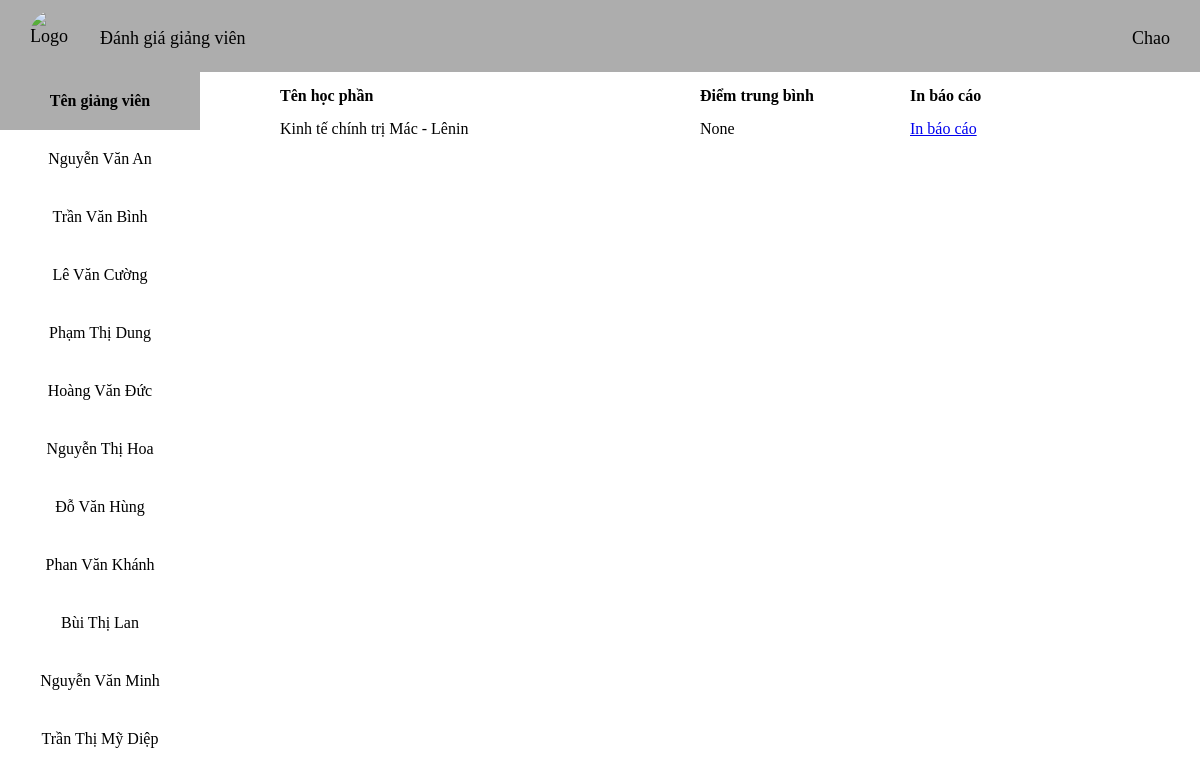
Screenshot of /giang_vien/giang_vien/Lê Văn Cường with the database file from the repository.
### tables this page shows
CREATE TABLE "HocPhan" (
	"ma_hoc_phan"	TEXT,
	"ten_hoc_phan"	TEXT,
	"ma_giang_vien"	TEXT,
	"ten_giang_vien"	TEXT,
	PRIMARY KEY("ma_hoc_phan")
);

CREATE TABLE DiemTrungBinh (
    id INTEGER PRIMARY KEY AUTOINCREMENT,
    ten_giang_vien TEXT,
    ma_hoc_phan TEXT,
    diem_cau_1 REAL,
    diem_cau_2 REAL,
    diem_cau_3 REAL,
    diem_cau_4 REAL,
    diem_cau_5 REAL,
    diem_trung_binh REAL, ten_hoc_phan TEXT,
    FOREIGN KEY(ma_hoc_phan) REFERENCES HocPhan(ma_hoc_phan)
);

### Đánh giá giảng viên/giangvien1/views.py (the view)
@gv_bp.route('/giang_vien/<string:ten_giang_vien>')
def chitiet(ten_giang_vien):
       conn = sqlite3.connect(data)
       conn.row_factory = sqlite3.Row
       cur = conn.cursor()
       cur.execute("SELECT DISTINCT ten_giang_vien FROM HocPhan")
       gv1 = cur.fetchall()
       cur.execute("SELECT * FROM DiemTrungBinh WHERE ten_giang_vien = ?",(ten_giang_vien,))
       gv = cur.fetchall()
       return render_template("diem_gv.html", dataa = gv, data = gv1)

### Đánh giá giảng viên/Templates/diem_gv.html
{% extends "giang_vien1.html" %}
{% block content2 %}
<div class="row header">
    <div>Tên học phần</div>
    <div>Điểm trung bình</div>
    <div>In báo cáo</div>
</div>
{% for gv in dataa %}
<div class="row">
    <div>{{ gv[9] }}</div>
    <div>{{ gv[8] }}</div>
    <div>
        <a href="{{ url_for('gv.bao_cao', ten_giang_vien=gv[1]) }}">In báo cáo</a>
    </div>
</div>
{% endfor %}
{% endblock %}

### Đánh giá giảng viên/Templates/giang_vien1.html
{% extends "base.html" %}
{% block content %}
<div class="container">
    <div class="left">
        <p><b>Tên giảng viên</b></p>
        {% for gv in data %}
            <a href="{{ url_for('gv.chitiet', ten_giang_vien=gv[0]) }}" class="ten-giang-vien">
                {{ gv[0] }}
            </a>
        {% endfor %}
    </div>
    <div class="right">
        {% block content2 %}
        {% endblock %}
    </div>
</div>
{% endblock %}

### Đánh giá giảng viên/Static/style.css (style rules this page uses)
body { margin: 0px; }
.container { display: flex; }
.left { border: 1px; width: 200px; height: 89vh; text-align: center; overflow-y: auto; }
.left p { margin: 0; padding: 20px; top: 0px; background-color: #adadad; position: sticky; }
.left a { display: block; text-decoration: none; padding: 20px; color: black; }
.right { width:70%; margin: 0px auto; }
.row { display:grid; grid-template-columns: 2fr 1fr 1fr; align-items:center; margin:15px 0; }
.header { font-weight:bold; }

### rows the page displays
HocPhan: ten_giang_vien "Nguyễn Văn An"
HocPhan: ten_giang_vien "Trần Văn Bình"
HocPhan: ten_giang_vien "Phạm Thị Dung"
HocPhan: ten_giang_vien "Hoàng Văn Đức"
HocPhan: ten_giang_vien "Nguyễn Thị Hoa"
HocPhan: ten_giang_vien "Đỗ Văn Hùng"
HocPhan: ten_giang_vien "Phan Văn Khánh"
HocPhan: ten_giang_vien "Bùi Thị Lan"
HocPhan: ten_giang_vien "Nguyễn Văn Minh"
HocPhan: ten_giang_vien "Trần Thị Mỹ Diệp"
DiemTrungBinh: ten_hoc_phan "Kinh tế chính trị Mác - Lênin", gv "None"

### other values shown
{{ gv[0] }} "Lê Văn Cường"
